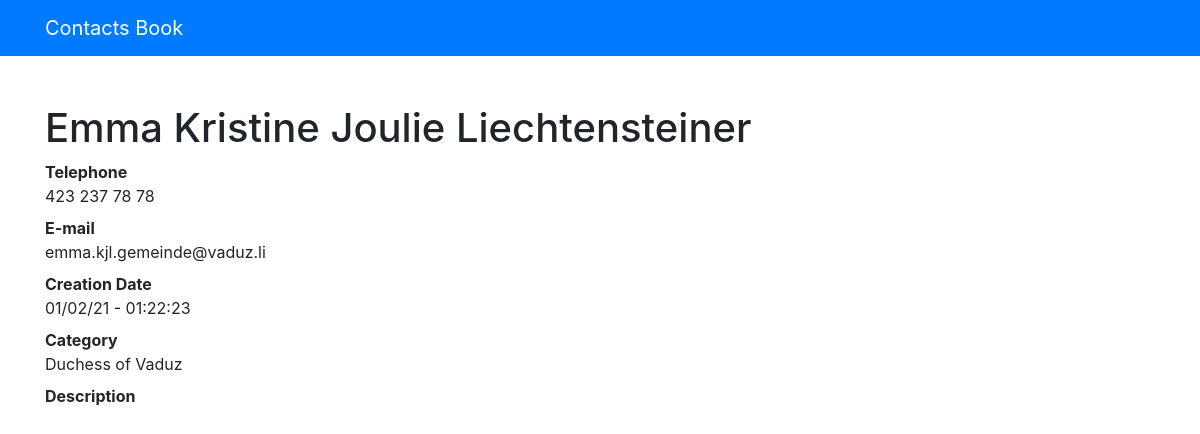
The app's page /22 with its own data.
### contacts/models.py (models this page shows, shortened)
class Contact(models.Model):
    first_name = models.CharField(max_length=254, null=False, blank=False)
    last_name = models.CharField(max_length=254, null=False, blank=False)
    telephone = models.CharField(max_length=20, null=False, blank=False)
    email = models.EmailField(max_length=254, blank=True)
    creation_date = models.DateTimeField(default=timezone.now)
    description = models.TextField(blank=True)
    category = models.ForeignKey(Category, on_delete=models.DO_NOTHING)
    show = models.BooleanField(default=True)

class Category(models.Model):
    name = models.CharField(max_length=154, blank=True)
    def __str__(self):
        return self.name

### contacts/views.py (the view)
# urls.py: path('<int:contact_id>', views.show_contact, name='show_contact'),
def show_contact(request, contact_id):
    contact = get_object_or_404(Contact, id=contact_id)
    if not contact.show:
        raise Http404
    return render(request, 'contacts/show_contact.html', {
        'contact': contact
    })

### contacts/templates/contacts/show_contact.html (shortened to what this page needs)
{% extends 'base.html' %}
{% block content %}
    <h1 class="mt-5">{{ contact.first_name }} {{ contact.last_name }}</h1>
    <dl>
        <dt>Telephone</dt>
        <dd>{{ contact.telephone }}</dd>
        <dt>E-mail</dt>
        <dd>{{ contact.email }}</dd>
        <dt>Creation Date</dt>
        <dd>{{ contact.creation_date|date:'d/m/y - H:i:s' }}</dd>
        <dt>Category</dt>
        <dd>{{ contact.category }}</dd>
        <dt>Description</dt>
    </dl>
{% endblock %}

### records on screen
Contact: first_name "Emma Kristine", last_name "Joulie Liechtensteiner", telephone "423 237 78 78", email "emma.kjl.gemeinde@vaduz.li", creation_date "01/02/21 - 01:22:23", category "Duchess of Vaduz"
